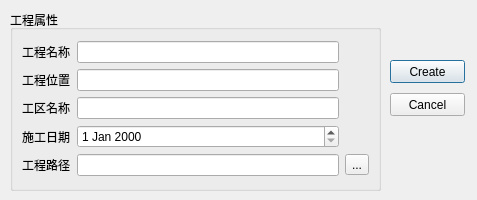
<?xml version="1.0" encoding="UTF-8"?>
<ui version="4.0">
 <class>DialogCreateProject</class>
 <widget class="QDialog" name="DialogCreateProject">
  <property name="geometry">
   <rect>
    <x>0</x>
    <y>0</y>
    <width>477</width>
    <height>200</height>
   </rect>
  </property>
  <property name="minimumSize">
   <size>
    <width>477</width>
    <height>200</height>
   </size>
  </property>
  <property name="maximumSize">
   <size>
    <width>477</width>
    <height>200</height>
   </size>
  </property>
  <property name="windowTitle">
   <string>新建工程</string>
  </property>
  <property name="styleSheet">
   <string notr="true">font: 12px &quot;微软雅黑&quot;;</string>
  </property>
  <widget class="QGroupBox" name="groupBox">
   <property name="geometry">
    <rect>
     <x>10</x>
     <y>10</y>
     <width>371</width>
     <height>181</height>
    </rect>
   </property>
   <property name="title">
    <string>工程属性</string>
   </property>
   <layout class="QVBoxLayout" name="verticalLayout">
    <item>
     <layout class="QGridLayout" name="gridLayout">
      <item row="0" column="0">
       <widget class="QLabel" name="label">
        <property name="text">
         <string>工程名称</string>
        </property>
       </widget>
      </item>
      <item row="0" column="1">
       <widget class="QLineEdit" name="lineEdit_proj_name"/>
      </item>
      <item row="1" column="0">
       <widget class="QLabel" name="label_2">
        <property name="text">
         <string>工程位置</string>
        </property>
       </widget>
      </item>
      <item row="1" column="1">
       <widget class="QLineEdit" name="lineEdit_proj_pos"/>
      </item>
      <item row="2" column="0">
       <widget class="QLabel" name="label_3">
        <property name="text">
         <string>工区名称</string>
        </property>
       </widget>
      </item>
      <item row="2" column="1">
       <widget class="QLineEdit" name="lineEdit_area_name"/>
      </item>
      <item row="3" column="0">
       <widget class="QLabel" name="label_4">
        <property name="text">
         <string>施工日期</string>
        </property>
       </widget>
      </item>
      <item row="3" column="1">
       <widget class="QDateEdit" name="dateEdit_date"/>
      </item>
      <item row="4" column="0">
       <widget class="QLabel" name="label_5">
        <property name="text">
         <string>工程路径</string>
        </property>
       </widget>
      </item>
      <item row="4" column="1">
       <widget class="QLineEdit" name="lineEdit_path">
        <property name="frame">
         <bool>true</bool>
        </property>
       </widget>
      </item>
      <item row="4" column="2">
       <widget class="QToolButton" name="toolButton_path">
        <property name="text">
         <string>...</string>
        </property>
       </widget>
      </item>
     </layout>
    </item>
   </layout>
  </widget>
  <widget class="QPushButton" name="okButton">
   <property name="geometry">
    <rect>
     <x>390</x>
     <y>60</y>
     <width>75</width>
     <height>23</height>
    </rect>
   </property>
   <property name="text">
    <string>Create</string>
   </property>
  </widget>
  <widget class="QPushButton" name="cancelButton">
   <property name="geometry">
    <rect>
     <x>390</x>
     <y>93</y>
     <width>75</width>
     <height>23</height>
    </rect>
   </property>
   <property name="text">
    <string>Cancel</string>
   </property>
  </widget>
 </widget>
 <resources/>
 <connections>
  <connection>
   <sender>okButton</sender>
   <signal>clicked()</signal>
   <receiver>DialogCreateProject</receiver>
   <slot>accept()</slot>
   <hints>
    <hint type="sourcelabel">
     <x>278</x>
     <y>253</y>
    </hint>
    <hint type="destinationlabel">
     <x>96</x>
     <y>254</y>
    </hint>
   </hints>
  </connection>
  <connection>
   <sender>cancelButton</sender>
   <signal>clicked()</signal>
   <receiver>DialogCreateProject</receiver>
   <slot>reject()</slot>
   <hints>
    <hint type="sourcelabel">
     <x>369</x>
     <y>253</y>
    </hint>
    <hint type="destinationlabel">
     <x>179</x>
     <y>282</y>
    </hint>
   </hints>
  </connection>
 </connections>
</ui>
